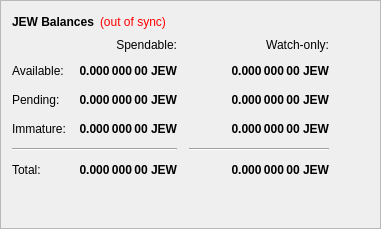
        <widget class="QFrame" name="frame">
         <property name="frameShape">
          <enum>QFrame::StyledPanel</enum>
         </property>
         <property name="frameShadow">
          <enum>QFrame::Raised</enum>
         </property>
         <layout class="QVBoxLayout" name="verticalLayout_4">
          <item>
           <layout class="QHBoxLayout" name="horizontalLayout_4">
            <item>
             <widget class="QLabel" name="label_5">
              <property name="font">
               <font>
                <weight>75</weight>
                <bold>true</bold>
               </font>
              </property>
              <property name="text">
               <string>JEW Balances</string>
              </property>
             </widget>
            </item>
            <item>
             <widget class="QLabel" name="labelWalletStatus">
              <property name="cursor">
               <cursorShape>WhatsThisCursor</cursorShape>
              </property>
              <property name="toolTip">
               <string>The displayed information may be out of date. Your wallet automatically synchronizes with the Shekel network after a connection is established, but this process has not completed yet.</string>
              </property>
              <property name="styleSheet">
               <string notr="true">QLabel { color: red; }</string>
              </property>
              <property name="text">
               <string notr="true">(out of sync)</string>
              </property>
              <property name="alignment">
               <set>Qt::AlignLeading|Qt::AlignLeft|Qt::AlignVCenter</set>
              </property>
             </widget>
            </item>
            <item>
             <spacer name="horizontalSpacer_3">
              <property name="orientation">
               <enum>Qt::Horizontal</enum>
              </property>
              <property name="sizeHint" stdset="0">
               <size>
                <width>40</width>
                <height>20</height>
               </size>
              </property>
             </spacer>
            </item>
           </layout>
          </item>
          <item>
           <layout class="QGridLayout" name="gridLayout">
            <property name="spacing">
             <number>12</number>
            </property>
            <item row="2" column="2">
             <widget class="QLabel" name="labelWatchPending">
              <property name="font">
               <font>
                <weight>75</weight>
                <bold>true</bold>
               </font>
              </property>
              <property name="cursor">
               <cursorShape>IBeamCursor</cursorShape>
              </property>
              <property name="toolTip">
               <string>Unconfirmed transactions to watch-only addresses</string>
              </property>
              <property name="text">
               <string notr="true">0.000 000 00 JEW</string>
              </property>
              <property name="alignment">
               <set>Qt::AlignRight|Qt::AlignTrailing|Qt::AlignVCenter</set>
              </property>
              <property name="textInteractionFlags">
               <set>Qt::LinksAccessibleByMouse|Qt::TextSelectableByKeyboard|Qt::TextSelectableByMouse</set>
              </property>
             </widget>
            </item>
            <item row="2" column="1">
             <widget class="QLabel" name="labelUnconfirmed">
              <property name="font">
               <font>
                <weight>75</weight>
                <bold>true</bold>
               </font>
              </property>
              <property name="cursor">
               <cursorShape>IBeamCursor</cursorShape>
              </property>
              <property name="toolTip">
               <string>Total of transactions that have yet to be confirmed, and do not yet count toward the spendable balance</string>
              </property>
              <property name="text">
               <string notr="true">0.000 000 00 JEW</string>
              </property>
              <property name="alignment">
               <set>Qt::AlignRight|Qt::AlignTrailing|Qt::AlignVCenter</set>
              </property>
              <property name="textInteractionFlags">
               <set>Qt::LinksAccessibleByMouse|Qt::TextSelectableByKeyboard|Qt::TextSelectableByMouse</set>
              </property>
             </widget>
            </item>
            <item row="3" column="2">
             <widget class="QLabel" name="labelWatchImmature">
              <property name="font">
               <font>
                <weight>75</weight>
                <bold>true</bold>
               </font>
              </property>
              <property name="cursor">
               <cursorShape>IBeamCursor</cursorShape>
              </property>
              <property name="toolTip">
               <string>Staked or masternode rewards in watch-only addresses that has not yet matured</string>
              </property>
              <property name="text">
               <string notr="true">0.000 000 00 JEW</string>
              </property>
              <property name="alignment">
               <set>Qt::AlignRight|Qt::AlignTrailing|Qt::AlignVCenter</set>
              </property>
              <property name="textInteractionFlags">
               <set>Qt::LinksAccessibleByMouse|Qt::TextSelectableByKeyboard|Qt::TextSelectableByMouse</set>
              </property>
             </widget>
            </item>
            <item row="4" column="0" colspan="2">
             <widget class="Line" name="lineSpendableBalance">
              <property name="orientation">
               <enum>Qt::Horizontal</enum>
              </property>
             </widget>
            </item>
            <item row="4" column="2">
             <widget class="Line" name="lineWatchBalance">
              <property name="sizePolicy">
               <sizepolicy hsizetype="Preferred" vsizetype="Fixed">
                <horstretch>0</horstretch>
                <verstretch>0</verstretch>
               </sizepolicy>
              </property>
              <property name="minimumSize">
               <size>
                <width>140</width>
                <height>0</height>
               </size>
              </property>
              <property name="orientation">
               <enum>Qt::Horizontal</enum>
              </property>
             </widget>
            </item>
            <item row="5" column="0">
             <widget class="QLabel" name="labelTotalText">
              <property name="text">
               <string>Total:</string>
              </property>
             </widget>
            </item>
            <item row="3" column="1">
             <widget class="QLabel" name="labelImmature">
              <property name="font">
               <font>
                <weight>75</weight>
                <bold>true</bold>
               </font>
              </property>
              <property name="cursor">
               <cursorShape>IBeamCursor</cursorShape>
              </property>
              <property name="toolTip">
               <string>Staked or masternode rewards that has not yet matured</string>
              </property>
              <property name="text">
               <string notr="true">0.000 000 00 JEW</string>
              </property>
              <property name="alignment">
               <set>Qt::AlignRight|Qt::AlignTrailing|Qt::AlignVCenter</set>
              </property>
              <property name="textInteractionFlags">
               <set>Qt::LinksAccessibleByMouse|Qt::TextSelectableByKeyboard|Qt::TextSelectableByMouse</set>
              </property>
             </widget>
            </item>
            <item row="2" column="3">
             <spacer name="horizontalSpacer_2">
              <property name="orientation">
               <enum>Qt::Horizontal</enum>
              </property>
              <property name="sizeHint" stdset="0">
               <size>
                <width>40</width>
                <height>20</height>
               </size>
              </property>
             </spacer>
            </item>
            <item row="3" column="0">
             <widget class="QLabel" name="labelImmatureText">
              <property name="text">
               <string>Immature:</string>
              </property>
             </widget>
            </item>
            <item row="5" column="1">
             <widget class="QLabel" name="labelTotal">
              <property name="font">
               <font>
                <weight>75</weight>
                <bold>true</bold>
               </font>
              </property>
              <property name="cursor">
               <cursorShape>IBeamCursor</cursorShape>
              </property>
              <property name="toolTip">
               <string>Your current total balance</string>
              </property>
              <property name="text">
               <string notr="true">0.000 000 00 JEW</string>
              </property>
              <property name="alignment">
               <set>Qt::AlignRight|Qt::AlignTrailing|Qt::AlignVCenter</set>
              </property>
              <property name="textInteractionFlags">
               <set>Qt::LinksAccessibleByMouse|Qt::TextSelectableByKeyboard|Qt::TextSelectableByMouse</set>
              </property>
             </widget>
            </item>
            <item row="5" column="2">
             <widget class="QLabel" name="labelWatchTotal">
              <property name="font">
               <font>
                <weight>75</weight>
                <bold>true</bold>
               </font>
              </property>
              <property name="cursor">
               <cursorShape>IBeamCursor</cursorShape>
              </property>
              <property name="toolTip">
               <string>Current total balance in watch-only addresses</string>
              </property>
              <property name="text">
               <string notr="true">0.000 000 00 JEW</string>
              </property>
              <property name="alignment">
               <set>Qt::AlignRight|Qt::AlignTrailing|Qt::AlignVCenter</set>
              </property>
              <property name="textInteractionFlags">
               <set>Qt::LinksAccessibleByMouse|Qt::TextSelectableByKeyboard|Qt::TextSelectableByMouse</set>
              </property>
             </widget>
            </item>
            <item row="0" column="2">
             <widget class="QLabel" name="labelWatchonly">
              <property name="text">
               <string>Watch-only:</string>
              </property>
              <property name="alignment">
               <set>Qt::AlignRight|Qt::AlignTrailing|Qt::AlignVCenter</set>
              </property>
             </widget>
            </item>
            <item row="1" column="0">
             <widget class="QLabel" name="labelBalanceText">
              <property name="text">
               <string>Available:</string>
              </property>
             </widget>
            </item>
            <item row="1" column="1">
             <widget class="QLabel" name="labelBalance">
              <property name="font">
               <font>
                <weight>75</weight>
                <bold>true</bold>
               </font>
              </property>
              <property name="cursor">
               <cursorShape>IBeamCursor</cursorShape>
              </property>
              <property name="toolTip">
               <string>Your current spendable balance</string>
              </property>
              <property name="text">
               <string notr="true">0.000 000 00 JEW</string>
              </property>
              <property name="alignment">
               <set>Qt::AlignRight|Qt::AlignTrailing|Qt::AlignVCenter</set>
              </property>
              <property name="textInteractionFlags">
               <set>Qt::LinksAccessibleByMouse|Qt::TextSelectableByKeyboard|Qt::TextSelectableByMouse</set>
              </property>
             </widget>
            </item>
            <item row="1" column="2">
             <widget class="QLabel" name="labelWatchAvailable">
              <property name="font">
               <font>
                <weight>75</weight>
                <bold>true</bold>
               </font>
              </property>
              <property name="cursor">
               <cursorShape>IBeamCursor</cursorShape>
              </property>
              <property name="toolTip">
               <string>Your current balance in watch-only addresses</string>
              </property>
              <property name="text">
               <string notr="true">0.000 000 00 JEW</string>
              </property>
              <property name="alignment">
               <set>Qt::AlignRight|Qt::AlignTrailing|Qt::AlignVCenter</set>
              </property>
              <property name="textInteractionFlags">
               <set>Qt::LinksAccessibleByMouse|Qt::TextSelectableByKeyboard|Qt::TextSelectableByMouse</set>
              </property>
             </widget>
            </item>
            <item row="2" column="0">
             <widget class="QLabel" name="labelPendingText">
              <property name="text">
               <string>Pending:</string>
              </property>
             </widget>
            </item>
            <item row="0" column="1">
             <widget class="QLabel" name="labelSpendable">
              <property name="text">
               <string>Spendable:</string>
              </property>
              <property name="alignment">
               <set>Qt::AlignRight|Qt::AlignTrailing|Qt::AlignVCenter</set>
              </property>
             </widget>
            </item>
           </layout>
          </item>
          <item>
           <spacer name="verticalSpacer_4">
            <property name="orientation">
             <enum>Qt::Vertical</enum>
            </property>
            <property name="sizeHint" stdset="0">
             <size>
              <width>20</width>
              <height>40</height>
             </size>
            </property>
           </spacer>
          </item>
         </layout>
        </widget>
